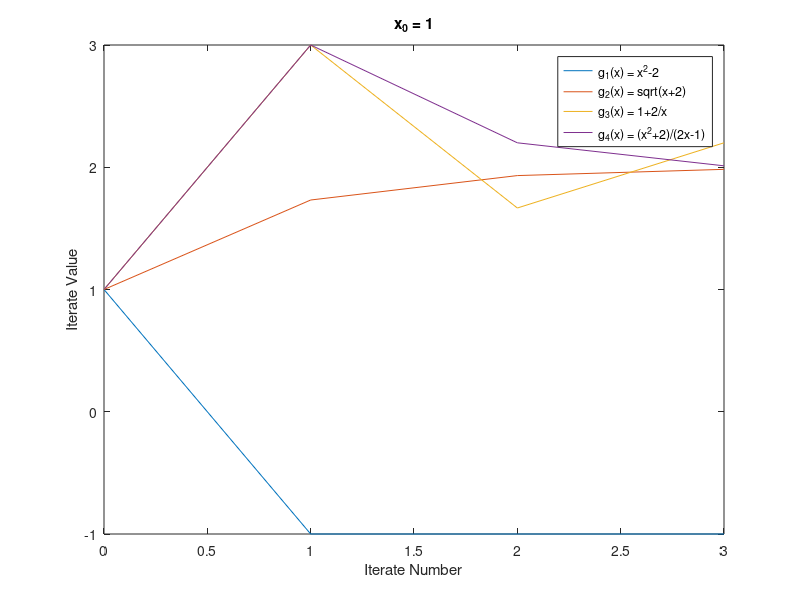
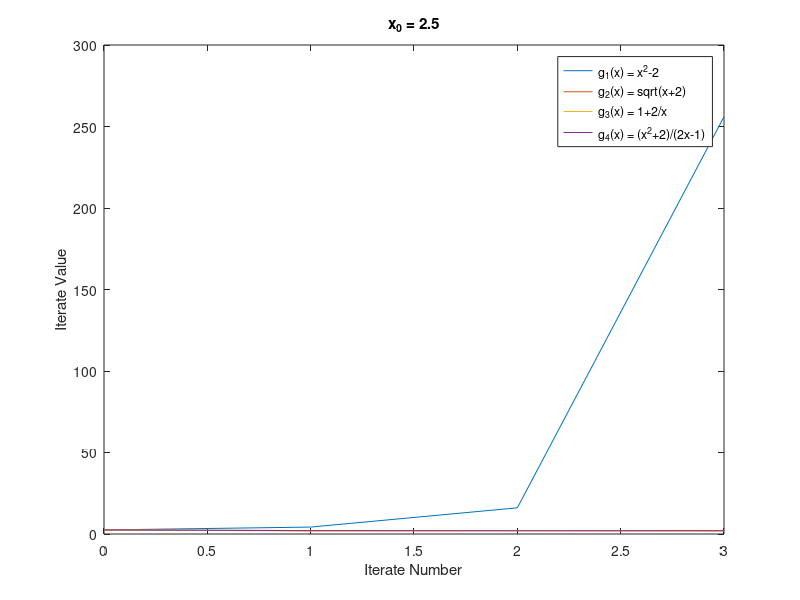

Write the MATLAB code that produced these figures, in order.
g1 = @(x)x.^2-2;
g2 = @(x)sqrt(x+2);
g3 = @(x)1+2./x;
g4 = @(x)(x.^2+2)/(2.*x-1);

x = ones(4,1);
y = ones(4,1);
z = ones(4,1);
w = ones(4,1);

for i=2:4
    x(i) = g1(x(i-1));
    y(i) = g2(y(i-1));
    z(i) = g3(z(i-1));
    w(i) = g4(w(i-1));
end

a = [0 1 2 3]';

figure
plot(a,x,a,y,a,z,a,w);
legend('g_1(x) = x^2-2','g_2(x) = sqrt(x+2)','g_3(x) = 1+2/x','g_4(x) = (x^2+2)/(2x-1)');
xlabel('Iterate Number');
ylabel('Iterate Value');
title('x_0 = 1');

x = 2.5*ones(4,1);
y = 2.5*ones(4,1);
z = 2.5*ones(4,1);
w = 2.5*ones(4,1);

for i=2:4
    x(i) = g1(x(i-1));
    y(i) = g2(y(i-1));
    z(i) = g3(z(i-1));
    w(i) = g4(w(i-1));
end

figure
plot(a,x,a,y,a,z,a,w);
legend('g_1(x) = x^2-2','g_2(x) = sqrt(x+2)','g_3(x) = 1+2/x','g_4(x) = (x^2+2)/(2x-1)');
xlabel('Iterate Number');
ylabel('Iterate Value');
title('x_0 = 2.5');
